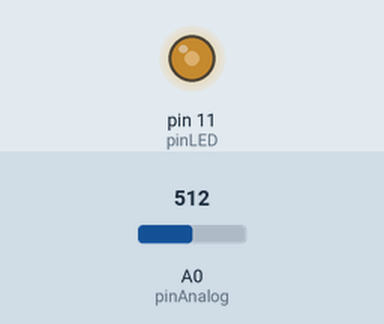
Recording of a sketch running on a simulated Arduino Uno, built with avr-gcc and run on an emulated ATmega328P. Parts: output pins drawn as LEDs (lit = HIGH). The test bench sets the inputs (shaded band); at power-on: A0 (pinAnalog) = 512.

Above: at 1.2 s.
1.3 s: A0 (pinAnalog) set to 716
At 2.5 s:
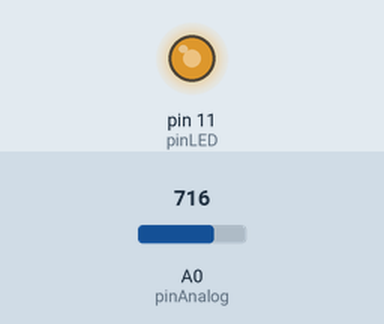
2.8 s: A0 (pinAnalog) set to 900
At 3.8 s:
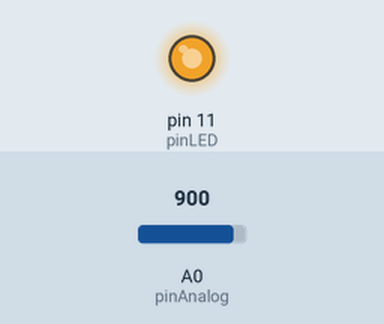
4.3 s: A0 (pinAnalog) set to 122
At 5.1 s:
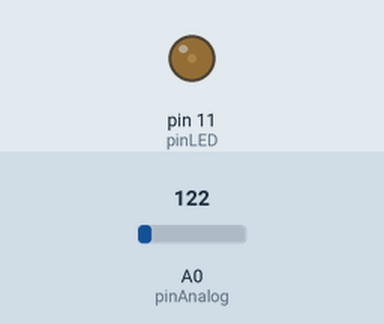
5.8 s: A0 (pinAnalog) set to 0
At 6.3 s:
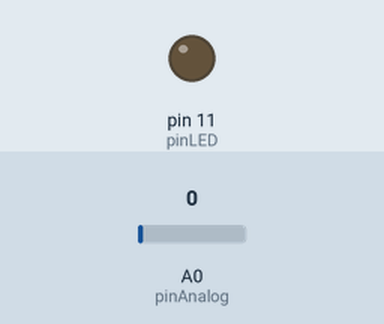
7.3 s: A0 (pinAnalog) set to 511
At 8.7 s:
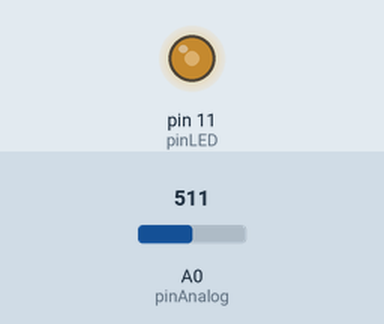
Timing chart, 0 to 9.8 s (numbered marks = the images above; inputs shaded):
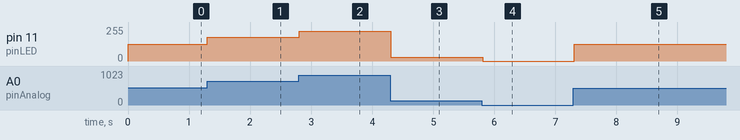

Measured:
- after the input at 1.3 s, pin 11 (pinLED): 127/255 → 178/255 at once
- after the input at 2.8 s, pin 11 (pinLED): 178/255 → 224/255 at once
- after the input at 4.3 s, pin 11 (pinLED): 224/255 → 30/255 at once
- after the input at 5.8 s, pin 11 (pinLED): 30/255 → 0/255 at once
- after the input at 7.3 s, pin 11 (pinLED): 0/255 → 127/255 at once

The sketch:

sketch_sep29d.ino
```cpp
const byte pinAnalog = A0;
const byte pinLED = 11;//pwm

void setup() {
  // put your setup code here, to run once:
  pinMode(pinLED,OUTPUT);
}

void loop() {
  // put your main code here, to run repeatedly:
  int value = analogRead(pinAnalog);
  float outValue = value / 1023.*255.;
  analogWrite(pinLED, outValue);
  delay(100);
}
```
